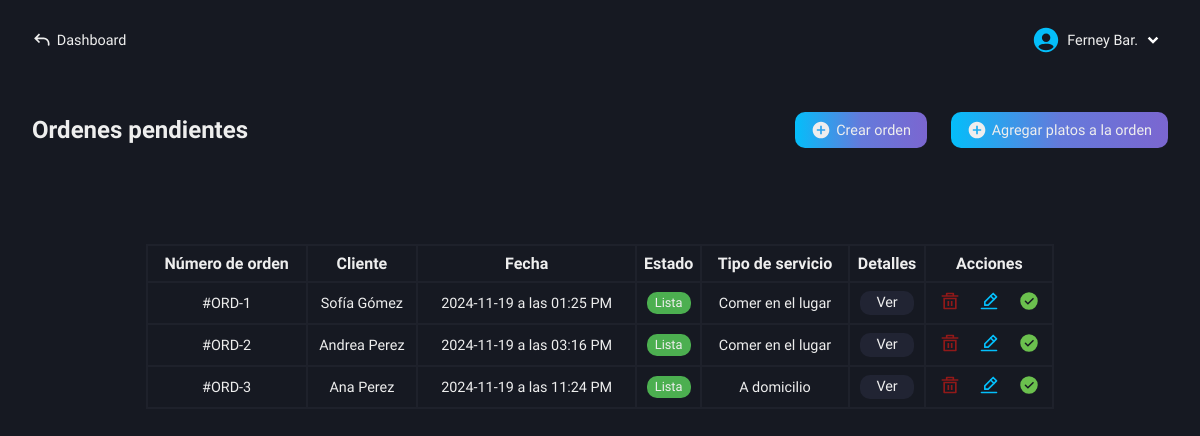
Page /roles/restaurant/kitchen/pending-orders.php (signed in) on the earlier database version.
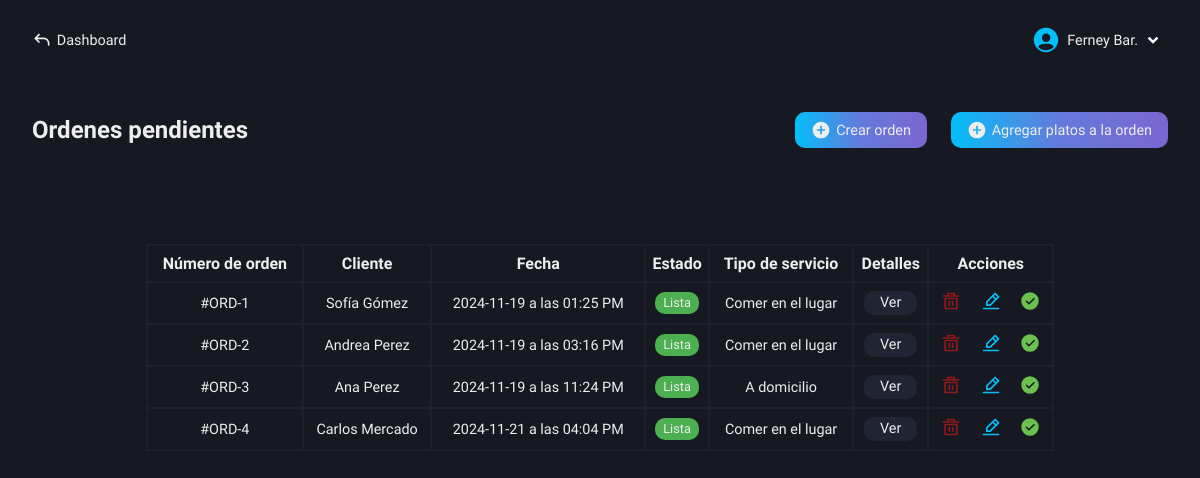
Same page on the later database version.
### tables this page shows
CREATE TABLE `pending_orders` (
  `id` int(11) NOT NULL AUTO_INCREMENT,
  `order_number` int(11) NOT NULL,
  `customer` varchar(100) NOT NULL,
  `order_date` varchar(100) NOT NULL,
  `order_status` varchar(100) NOT NULL,
  `type_service` varchar(100) NOT NULL,
  `transaction` varchar(100) NOT NULL,
  PRIMARY KEY (`id`)
);

### roles/restaurant/kitchen/pending-orders.php (the view, shortened to what the changed rows need)
<!DOCTYPE html>
<html lang="es">
<head>
    <link rel="stylesheet" href="../../../css/restaurant/pending-orders.css">
    <?php
        include("../../../conexion.php");
    ?>
</head>
<body>
    <main class="main">
        <section class="pending-orders" id="hidden-modal">
            <div class="orders-content">
                <div class="tlt-button">
                    <h2 class="tlt-function">Ordenes pendientes</h2>
                </div>
                <div class="content-table">
                    <table>
                        <tr>
                            <th>Número de orden</th>
                            <th>Cliente</th>
                            <th>Fecha</th>
                            <th>Estado</th>
                            <th>Tipo de servicio</th>
                            <th>Detalles</th>
                            <th>Acciones</th>
                        </tr>
                        <?php
                            $getOrders = "SELECT * FROM pending_orders";
                            $resultOrders = mysqli_query($conexion, $getOrders);
                            if($resultOrders -> num_rows > 0) {
                                while($row = mysqli_fetch_assoc($resultOrders)){
                                    $order_number = $row['order_number'];
                                    $id = $row['id'];
                                    $order_date = $row['order_date'];
                                    $date = new DateTime($order_date);
                                    $formatted_date = $date->format('Y-m-d \a \l\a\s h:i A');
                                    $status_class = '';
                                    switch ($row['order_status']) {
                                        case 'Lista':
                                            $status_class = 'ready';
                                            break;
                                    }
                                    $class_sale = '';
                                    $class_cart = '';
                                    switch ($row['transaction']) {
                                        case '1':
                                            $class_cart = 'not-sent';
                                            $class_sale = 'yes-sent';
                                            break;
                                    }
                                    echo "<tr>
                                            <td>#ORD-" . $row['order_number'] . "</td>
                                            <td>" . ucwords($row['customer']) . "</td>
                                            <td>" . $formatted_date . "</td>
                                            <td><span class='" . $status_class . "'>" . $row['order_status'] . "</span></td>
                                            <td>" . $row['type_service'] . "</td>
                                            <td class='view-details'>
                                                <a href='details.php?order_number=$order_number'>Ver</a>
                                            </td>
                                            <td>
                                                <a href='functions/delete.php?id=$id'>
                                                    <img src='../../../svg/delete.svg' title='Eliminar' />
                                                </a>
                                                <a href='functions/get-data.php?id=$id'>
                                                    <img src='../../../svg/edit.svg' title='Editar' />
                                                </a>
                                                <a href='functions/send-order-sale.php?order_number=$order_number' class='" . $class_cart . "'>
                                                    <img  src='../../../svg/cart.svg' title='Enviar a ventas' />
                                                </a>
                                                <span class='" . $class_sale . "'>
                                                    <img src='../../../svg/success.svg' title='Enviado a ventas' />
                                                </span>
                                            </td>
                                          </tr>";
                                }
                            } else {
                                echo "<tr>
                                        <td colspan='7'>No hay ordenes pendientes.</td>
                                      </tr>";
                            }
                        ?>
                    </table>
                </div>
            </div>
        </section>
    </main>
</body>
</html>

Differences in the rows shown:
added pending_orders: order_number "4", customer "Carlos Mercado", order_date "2024-11-21 a las 04:04 PM", order_status "Lista", type_service "Comer en el lugar"
